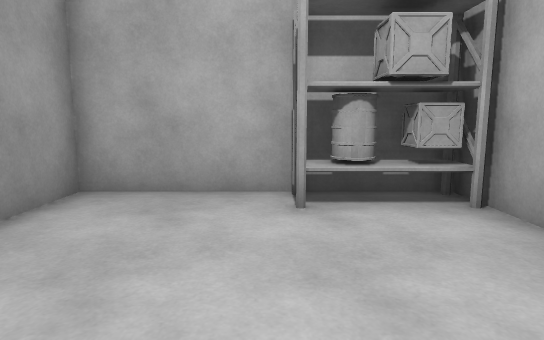
[1] (above)

16 first-person views from a walk through a 3-D level made in the Unity game engine. The camera is 1.2 m above the floor, tilts 8° down and sees 75° across. Doors are open. The floor is counted in squares, 0.9 m on a side. Each view is taken from the middle of a square. On the plan, view 1 faces up. The plan holds only what a view shows up to about 15 squares ahead; the rest is blank. The player character is not drawn.

[2]
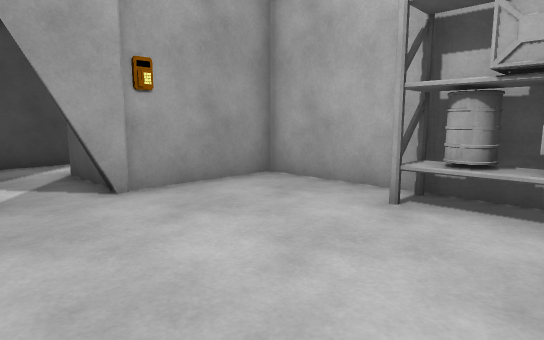

[3]
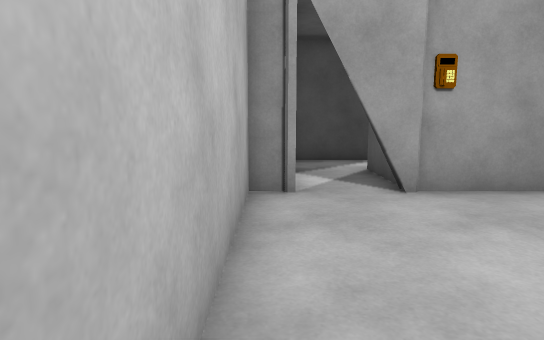

[4]
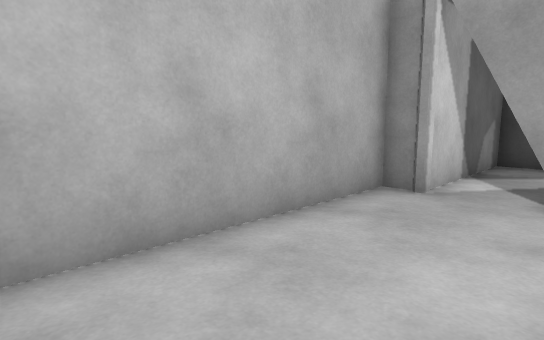

[5]
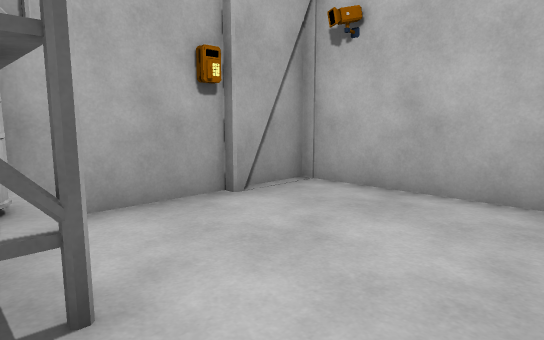

[6]
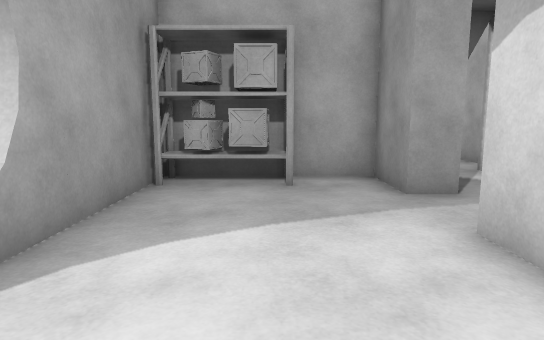

[7]
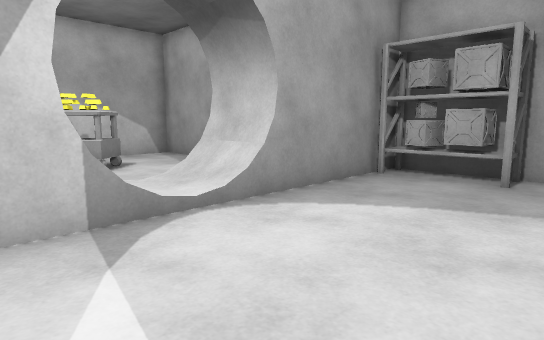

[8]
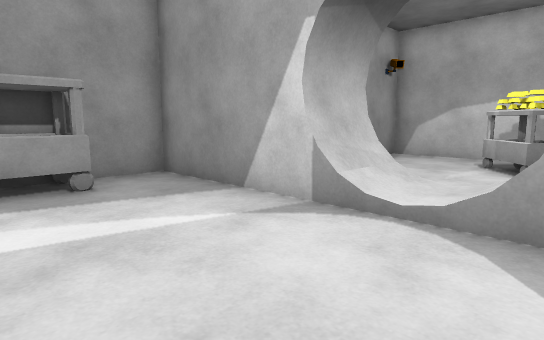

[9]
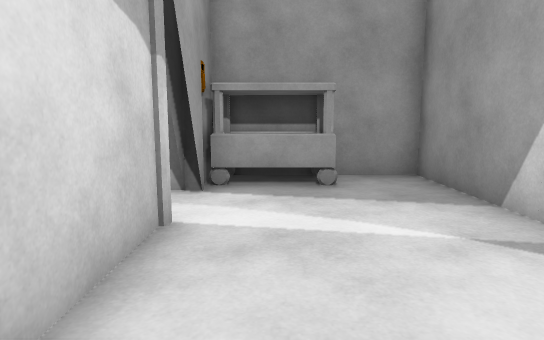

[10]
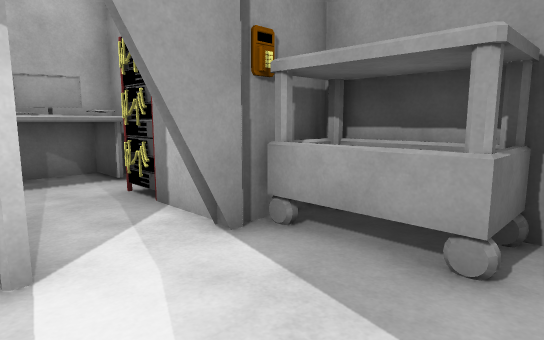

[11]
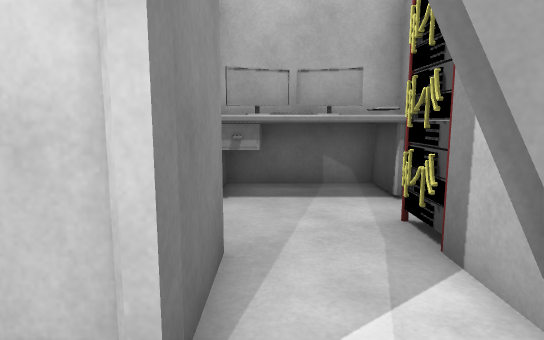

[12]
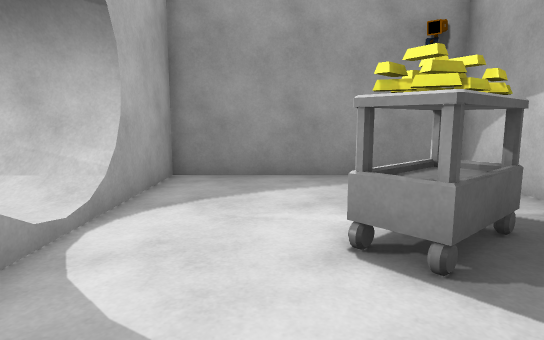

[13]
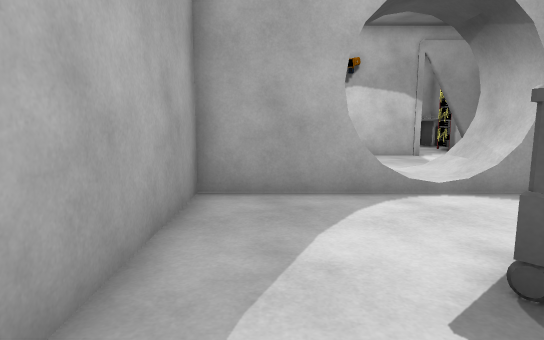

[14]
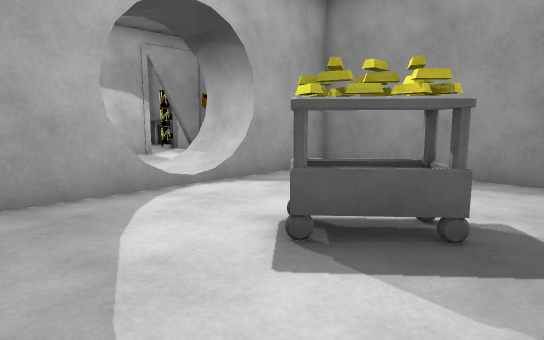

[15]
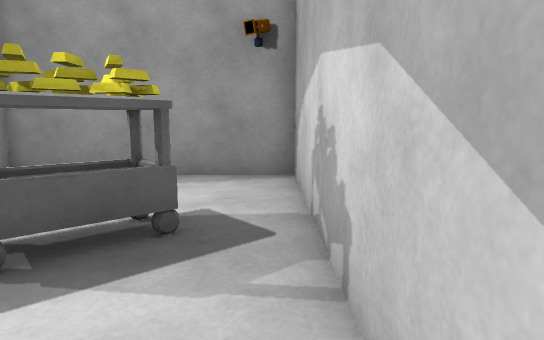

[16]
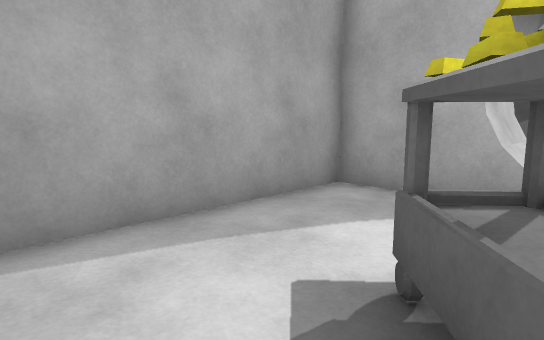

### Floor plan
Ten units are one square. View 1 is at (0, 0); x grows to the right and y downward. Boxes are objects, and circles mark ways between rooms. Rooms are numbered by the first view taken in them; rooms with no view inside come last. Other rooms are left out.
<svg viewBox="-190 -181 230 190">
<path fill="none" stroke="#000" d="M31 -8 31 -19M-38 -25 -38 -15M-46 -4 -36 -4 -36 4 34 4 34 -66 -36 -66 -36 -14M-125 -86 -176 -86 -176 -64M-135 -36 -89 -36M-153 -36 -145 -36M-66 -36 -46 -36 -46 -69M-158 -33 -146 -33M-45 -86 -96 -86M-176 -36 -159 -36M-100 -86 -121 -86M-96 -106 -66 -106 -66 -176 -156 -176 -156 -106 -125 -106M-128 -106 -128 -85M-93 -85 -93 -106M-96 -86 -96 -106M-89 -32 -89 -4 -46 -4M-46 -26 -66 -26 -66 -36"/>
<rect x="5" y="-65" width="10" height="10" fill="#bbb"><title>shelf</title></rect>
<rect x="15" y="-65" width="20" height="10" fill="#bbb"><title>other object</title></rect>
<rect x="-185" y="-65" width="30" height="30" fill="#bbb"><title>other object</title></rect>
<rect x="-65" y="-65" width="20" height="10" fill="#bbb"><title>other object</title></rect>
<rect x="-65" y="-85" width="10" height="20" fill="#bbb"><title>other object</title></rect>
<rect x="-55" y="-85" width="10" height="20" fill="#bbb"><title>other object</title></rect>
<rect x="-125" y="-165" width="30" height="30" fill="#bbb"><title>other object</title></rect>
<circle cx="-50" cy="-10" r="3" fill="#2a7"/>
<circle cx="-112" cy="-84" r="3" fill="#2a7"/>
<circle cx="-75" cy="-30" r="3" fill="#2a7"/>
<text x="0" y="-30">1</text>
<text x="-110" y="-60">2</text>
<text x="-110" y="-140">3</text>
<text x="-70" y="-20">4</text>
</svg>
Room 1 opens to room 4. Room 2 opens to room 3. Room 2 opens to room 4.

Where each view was taken, in squares from view 1:
view 1: 0 up, 0 right, facing up
view 2: 0 up, 3 right, facing up-left
view 3: 0 up, 3 right, facing left
view 4: 3 up, 3 right, facing down-left
view 5: 6 up, 2 left, facing down-right
view 6: 6 up, 13 left, facing right
view 7: 4 up, 14 left, facing up-right
view 8: 4 up, 9 left, facing up-left
view 9: 5 up, 9 left, facing left
view 10: 7 up, 13 left, facing down-left
view 11: 5 up, 14 left, facing down
view 12: 13 up, 7 left, facing left
view 13: 17 up, 8 left, facing down
view 14: 17 up, 7 left, facing down-left
view 15: 17 up, 7 left, facing left
view 16: 17 up, 11 left, facing down-right
